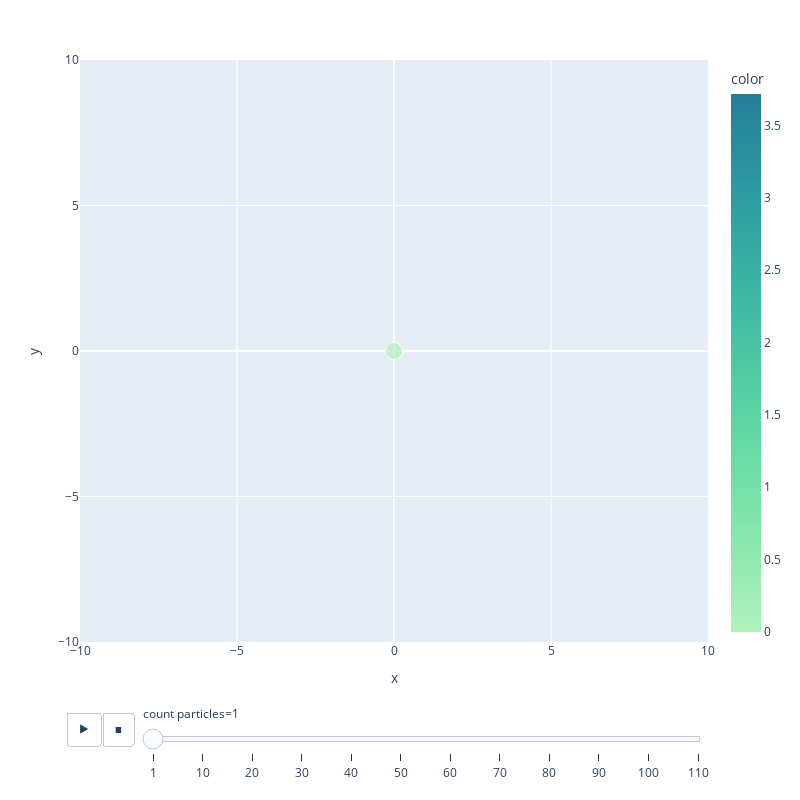

Notebook cell for this chart:
### Markdown cell above
Построение анимации.

### Code cell
cluster.vizualization()

### Figure 1 — Plotly figure (JSON) as saved in the notebook; plotly's stock layout.template omitted (floating-point values rounded to 4 significant figures; data arrays with more than 128 entries replaced by an {"elided": "..."} marker saying what was removed)
{"data": [{"hovertemplate": "count particles=1<br>x=%{x}<br>y=%{y}<br>type=%{marker.size}<br>color=%{marker.color}<extra></extra>", "legendgroup": "", "marker": {"color": {"elided": "441 float values"}, "coloraxis": "coloraxis", "size": {"elided": "441 int values"}, "sizemode": "area", "sizeref": 0.006944, "symbol": "circle"}, "mode": "markers", "name": "", "orientation": "v", "showlegend": false, "type": "scatter", "x": {"elided": "441 int values"}, "xaxis": "x", "y": {"elided": "441 int values"}, "yaxis": "y"}], "layout": {"coloraxis": {"colorbar": {"title": {"text": "color"}}, "colorscale": [[0, "rgb(176, 242, 188)"], [0.1667, "rgb(137, 232, 172)"], [0.3333, "rgb(103, 219, 165)"], [0.5, "rgb(76, 200, 163)"], [0.6667, "rgb(56, 178, 163)"], [0.8333, "rgb(44, 152, 160)"], [1, "rgb(37, 125, 152)"]]}, "height": 800, "legend": {"itemsizing": "constant", "tracegroupgap": 0}, "margin": {"t": 60}, "sliders": [{"active": 0, "currentvalue": {"prefix": "count particles="}, "len": 0.9, "pad": {"b": 10, "t": 60}, "steps": [{"args": [["1"], {"frame": {"duration": 0, "redraw": false}, "fromcurrent": true, "mode": "immediate", "transition": {"duration": 0, "easing": "linear"}}], "label": "1", "method": "animate"}, {"args": [["10"], {"frame": {"duration": 0, "redraw": false}, "fromcurrent": true, "mode": "immediate", "transition": {"duration": 0, "easing": "linear"}}], "label": "10", "method": "animate"}, {"args": [["20"], {"frame": {"duration": 0, "redraw": false}, "fromcurrent": true, "mode": "immediate", "transition": {"duration": 0, "easing": "linear"}}], "label": "20", "method": "animate"}, {"args": [["30"], {"frame": {"duration": 0, "redraw": false}, "fromcurrent": true, "mode": "immediate", "transition": {"duration": 0, "easing": "linear"}}], "label": "30", "method": "animate"}, {"args": [["40"], {"frame": {"duration": 0, "redraw": false}, "fromcurrent": true, "mode": "immediate", "transition": {"duration": 0, "easing": "linear"}}], "label": "40", "method": "animate"}, {"args": [["50"], {"frame": {"duration": 0, "redraw": false}, "fromcurrent": true, "mode": "immediate", "transition": {"duration": 0, "easing": "linear"}}], "label": "50", "method": "animate"}, {"args": [["60"], {"frame": {"duration": 0, "redraw": false}, "fromcurrent": true, "mode": "immediate", "transition": {"duration": 0, "easing": "linear"}}], "label": "60", "method": "animate"}, {"args": [["70"], {"frame": {"duration": 0, "redraw": false}, "fromcurrent": true, "mode": "immediate", "transition": {"duration": 0, "easing": "linear"}}], "label": "70", "method": "animate"}, {"args": [["80"], {"frame": {"duration": 0, "redraw": false}, "fromcurrent": true, "mode": "immediate", "transition": {"duration": 0, "easing": "linear"}}], "label": "80", "method": "animate"}, {"args": [["90"], {"frame": {"duration": 0, "redraw": false}, "fromcurrent": true, "mode": "immediate", "transition": {"duration": 0, "easing": "linear"}}], "label": "90", "method": "animate"}, {"args": [["100"], {"frame": {"duration": 0, "redraw": false}, "fromcurrent": true, "mode": "immediate", "transition": {"duration": 0, "easing": "linear"}}], "label": "100", "method": "animate"}, {"args": [["110"], {"frame": {"duration": 0, "redraw": false}, "fromcurrent": true, "mode": "immediate", "transition": {"duration": 0, "easing": "linear"}}], "label": "110", "method": "animate"}], "x": 0.1, "xanchor": "left", "y": 0, "yanchor": "top"}], "updatemenus": [{"buttons": [{"args": [null, {"frame": {"duration": 500, "redraw": false}, "fromcurrent": true, "mode": "immediate", "transition": {"duration": 500, "easing": "linear"}}], "label": "&#9654;", "method": "animate"}, {"args": [[null], {"frame": {"duration": 0, "redraw": false}, "fromcurrent": true, "mode": "immediate", "transition": {"duration": 0, "easing": "linear"}}], "label": "&#9724;", "method": "animate"}], "direction": "left", "pad": {"r": 10, "t": 70}, "showactive": false, "type": "buttons", "x": 0.1, "xanchor": "right", "y": 0, "yanchor": "top"}], "width": 800, "xaxis": {"anchor": "y", "domain": [0, 1], "range": [-10, 10], "title": {"text": "x"}}, "yaxis": {"anchor": "x", "domain": [0, 1], "range": [-10, 10], "title": {"text": "y"}}}}
